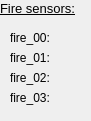
    <widget class="QFrame" name="fire_details_hu">
     <property name="geometry">
      <rect>
       <x>180</x>
       <y>0</y>
       <width>91</width>
       <height>121</height>
      </rect>
     </property>
     <property name="frameShape">
      <enum>QFrame::NoFrame</enum>
     </property>
     <property name="frameShadow">
      <enum>QFrame::Raised</enum>
     </property>
     <widget class="QLabel" name="label_98">
      <property name="geometry">
       <rect>
        <x>10</x>
        <y>30</y>
        <width>51</width>
        <height>16</height>
       </rect>
      </property>
      <property name="text">
       <string>fire_00:</string>
      </property>
     </widget>
     <widget class="QLabel" name="label_99">
      <property name="geometry">
       <rect>
        <x>10</x>
        <y>70</y>
        <width>51</width>
        <height>16</height>
       </rect>
      </property>
      <property name="text">
       <string>fire_02:</string>
      </property>
     </widget>
     <widget class="QLabel" name="label_100">
      <property name="geometry">
       <rect>
        <x>0</x>
        <y>0</y>
        <width>91</width>
        <height>16</height>
       </rect>
      </property>
      <property name="font">
       <font>
        <pointsize>10</pointsize>
        <underline>true</underline>
       </font>
      </property>
      <property name="text">
       <string>Fire sensors:</string>
      </property>
     </widget>
     <widget class="QLabel" name="label_101">
      <property name="geometry">
       <rect>
        <x>10</x>
        <y>50</y>
        <width>51</width>
        <height>16</height>
       </rect>
      </property>
      <property name="text">
       <string>fire_01:</string>
      </property>
     </widget>
     <widget class="TaurusLed" name="taurusLed_13">
      <property name="geometry">
       <rect>
        <x>60</x>
        <y>30</y>
        <width>16</width>
        <height>16</height>
       </rect>
      </property>
      <property name="ledInverted">
       <bool>false</bool>
      </property>
      <property name="ledPattern" stdset="0">
       <string>:leds/images256/led_{color}_on.png</string>
      </property>
      <property name="model">
       <string>epfl/vds/3/fire_00</string>
      </property>
      <property name="onColor">
       <string>red</string>
      </property>
      <property name="offColor">
       <string>green</string>
      </property>
     </widget>
     <widget class="TaurusLed" name="taurusLed_14">
      <property name="geometry">
       <rect>
        <x>60</x>
        <y>50</y>
        <width>16</width>
        <height>16</height>
       </rect>
      </property>
      <property name="ledInverted">
       <bool>false</bool>
      </property>
      <property name="ledPattern" stdset="0">
       <string>:leds/images256/led_{color}_on.png</string>
      </property>
      <property name="model">
       <string>epfl/vds/3/fire_01</string>
      </property>
      <property name="onColor">
       <string>red</string>
      </property>
      <property name="offColor">
       <string>green</string>
      </property>
     </widget>
     <widget class="TaurusLed" name="taurusLed_15">
      <property name="geometry">
       <rect>
        <x>60</x>
        <y>70</y>
        <width>16</width>
        <height>16</height>
       </rect>
      </property>
      <property name="ledInverted">
       <bool>false</bool>
      </property>
      <property name="ledPattern" stdset="0">
       <string>:leds/images256/led_{color}_on.png</string>
      </property>
      <property name="model">
       <string>epfl/vds/3/fire_02</string>
      </property>
      <property name="onColor">
       <string>red</string>
      </property>
      <property name="offColor">
       <string>green</string>
      </property>
     </widget>
     <widget class="TaurusLed" name="taurusLed_16">
      <property name="geometry">
       <rect>
        <x>60</x>
        <y>90</y>
        <width>16</width>
        <height>16</height>
       </rect>
      </property>
      <property name="ledInverted">
       <bool>false</bool>
      </property>
      <property name="ledPattern" stdset="0">
       <string>:leds/images256/led_{color}_on.png</string>
      </property>
      <property name="model">
       <string>epfl/vds/3/fire_03</string>
      </property>
      <property name="onColor">
       <string>red</string>
      </property>
      <property name="offColor">
       <string>green</string>
      </property>
     </widget>
     <widget class="QLabel" name="label_102">
      <property name="geometry">
       <rect>
        <x>10</x>
        <y>90</y>
        <width>51</width>
        <height>16</height>
       </rect>
      </property>
      <property name="text">
       <string>fire_03:</string>
      </property>
     </widget>
    </widget>
